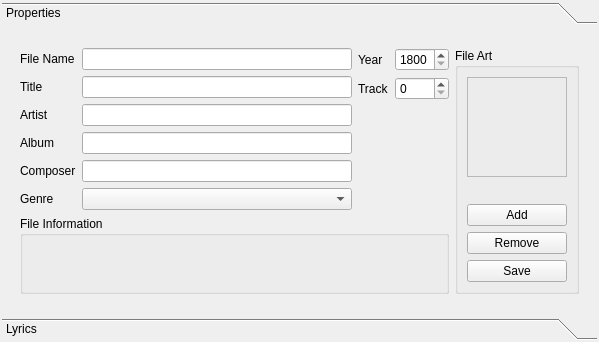
<?xml version="1.0" encoding="UTF-8"?>
<ui version="4.0">
 <class>MusicFilePropertiesWidget</class>
 <widget class="QWidget" name="MusicFilePropertiesWidget">
  <property name="geometry">
   <rect>
    <x>0</x>
    <y>0</y>
    <width>599</width>
    <height>342</height>
   </rect>
  </property>
  <property name="sizePolicy">
   <sizepolicy hsizetype="MinimumExpanding" vsizetype="Preferred">
    <horstretch>0</horstretch>
    <verstretch>0</verstretch>
   </sizepolicy>
  </property>
  <property name="windowTitle">
   <string>Form</string>
  </property>
  <layout class="QHBoxLayout" name="horizontalLayout">
   <property name="spacing">
    <number>2</number>
   </property>
   <property name="margin">
    <number>2</number>
   </property>
   <item>
    <widget class="QToolBox" name="toolBox">
     <property name="currentIndex">
      <number>0</number>
     </property>
     <widget class="QWidget" name="page">
      <property name="geometry">
       <rect>
        <x>0</x>
        <y>0</y>
        <width>595</width>
        <height>284</height>
       </rect>
      </property>
      <attribute name="label">
       <string>Properties</string>
      </attribute>
      <layout class="QHBoxLayout" name="horizontalLayout_3">
       <item>
        <widget class="QWidget" name="m_tagsWidget" native="true">
         <property name="sizePolicy">
          <sizepolicy hsizetype="MinimumExpanding" vsizetype="Preferred">
           <horstretch>0</horstretch>
           <verstretch>0</verstretch>
          </sizepolicy>
         </property>
         <layout class="QHBoxLayout" name="horizontalLayout_4">
          <item>
           <layout class="QVBoxLayout" name="verticalLayout">
            <item>
             <layout class="QHBoxLayout" name="horizontalLayout_2">
              <item>
               <layout class="QFormLayout" name="formLayout">
                <item row="0" column="0">
                 <widget class="QLabel" name="label">
                  <property name="text">
                   <string>File Name</string>
                  </property>
                 </widget>
                </item>
                <item row="0" column="1">
                 <widget class="QLineEdit" name="m_fileName">
                  <property name="readOnly">
                   <bool>true</bool>
                  </property>
                 </widget>
                </item>
                <item row="1" column="0">
                 <widget class="QLabel" name="label_2">
                  <property name="text">
                   <string>Title</string>
                  </property>
                 </widget>
                </item>
                <item row="1" column="1">
                 <widget class="QLineEdit" name="m_trackName"/>
                </item>
                <item row="2" column="0">
                 <widget class="QLabel" name="label_3">
                  <property name="text">
                   <string>Artist</string>
                  </property>
                 </widget>
                </item>
                <item row="2" column="1">
                 <widget class="QLineEdit" name="m_artist"/>
                </item>
                <item row="3" column="0">
                 <widget class="QLabel" name="label_4">
                  <property name="text">
                   <string>Album</string>
                  </property>
                 </widget>
                </item>
                <item row="3" column="1">
                 <widget class="QLineEdit" name="m_album"/>
                </item>
                <item row="4" column="0">
                 <widget class="QLabel" name="label_5">
                  <property name="text">
                   <string>Composer</string>
                  </property>
                 </widget>
                </item>
                <item row="4" column="1">
                 <widget class="QLineEdit" name="m_composer"/>
                </item>
                <item row="5" column="0">
                 <widget class="QLabel" name="label_6">
                  <property name="text">
                   <string>Genre</string>
                  </property>
                 </widget>
                </item>
                <item row="5" column="1">
                 <widget class="QComboBox" name="comboBox"/>
                </item>
               </layout>
              </item>
              <item>
               <layout class="QFormLayout" name="formLayout_2">
                <item row="0" column="0">
                 <widget class="QLabel" name="label_7">
                  <property name="text">
                   <string>Year</string>
                  </property>
                 </widget>
                </item>
                <item row="0" column="1">
                 <widget class="QSpinBox" name="m_year">
                  <property name="minimum">
                   <number>1800</number>
                  </property>
                  <property name="maximum">
                   <number>2500</number>
                  </property>
                 </widget>
                </item>
                <item row="1" column="0">
                 <widget class="QLabel" name="label_8">
                  <property name="text">
                   <string>Track</string>
                  </property>
                 </widget>
                </item>
                <item row="1" column="1">
                 <widget class="QSpinBox" name="m_trackId">
                  <property name="minimum">
                   <number>0</number>
                  </property>
                  <property name="maximum">
                   <number>500</number>
                  </property>
                 </widget>
                </item>
               </layout>
              </item>
             </layout>
            </item>
            <item>
             <widget class="QGroupBox" name="groupBox">
              <property name="sizePolicy">
               <sizepolicy hsizetype="Preferred" vsizetype="MinimumExpanding">
                <horstretch>0</horstretch>
                <verstretch>0</verstretch>
               </sizepolicy>
              </property>
              <property name="title">
               <string>File Information</string>
              </property>
             </widget>
            </item>
           </layout>
          </item>
          <item>
           <widget class="QGroupBox" name="groupBox_2">
            <property name="title">
             <string>File Art</string>
            </property>
            <layout class="QVBoxLayout" name="verticalLayout_4">
             <item>
              <widget class="QLabel" name="m_fileArt">
               <property name="sizePolicy">
                <sizepolicy hsizetype="Fixed" vsizetype="Fixed">
                 <horstretch>0</horstretch>
                 <verstretch>0</verstretch>
                </sizepolicy>
               </property>
               <property name="minimumSize">
                <size>
                 <width>100</width>
                 <height>100</height>
                </size>
               </property>
               <property name="frameShape">
                <enum>QFrame::StyledPanel</enum>
               </property>
               <property name="text">
                <string/>
               </property>
              </widget>
             </item>
             <item>
              <spacer name="verticalSpacer">
               <property name="orientation">
                <enum>Qt::Vertical</enum>
               </property>
               <property name="sizeHint" stdset="0">
                <size>
                 <width>20</width>
                 <height>40</height>
                </size>
               </property>
              </spacer>
             </item>
             <item>
              <widget class="QPushButton" name="pushButton">
               <property name="text">
                <string>Add</string>
               </property>
              </widget>
             </item>
             <item>
              <widget class="QPushButton" name="pushButton_2">
               <property name="text">
                <string>Remove</string>
               </property>
              </widget>
             </item>
             <item>
              <widget class="QPushButton" name="pushButton_3">
               <property name="text">
                <string>Save</string>
               </property>
              </widget>
             </item>
            </layout>
           </widget>
          </item>
         </layout>
        </widget>
       </item>
      </layout>
     </widget>
     <widget class="QWidget" name="page_2">
      <property name="geometry">
       <rect>
        <x>0</x>
        <y>0</y>
        <width>595</width>
        <height>284</height>
       </rect>
      </property>
      <attribute name="label">
       <string>Lyrics</string>
      </attribute>
     </widget>
    </widget>
   </item>
  </layout>
 </widget>
 <resources/>
 <connections/>
</ui>
